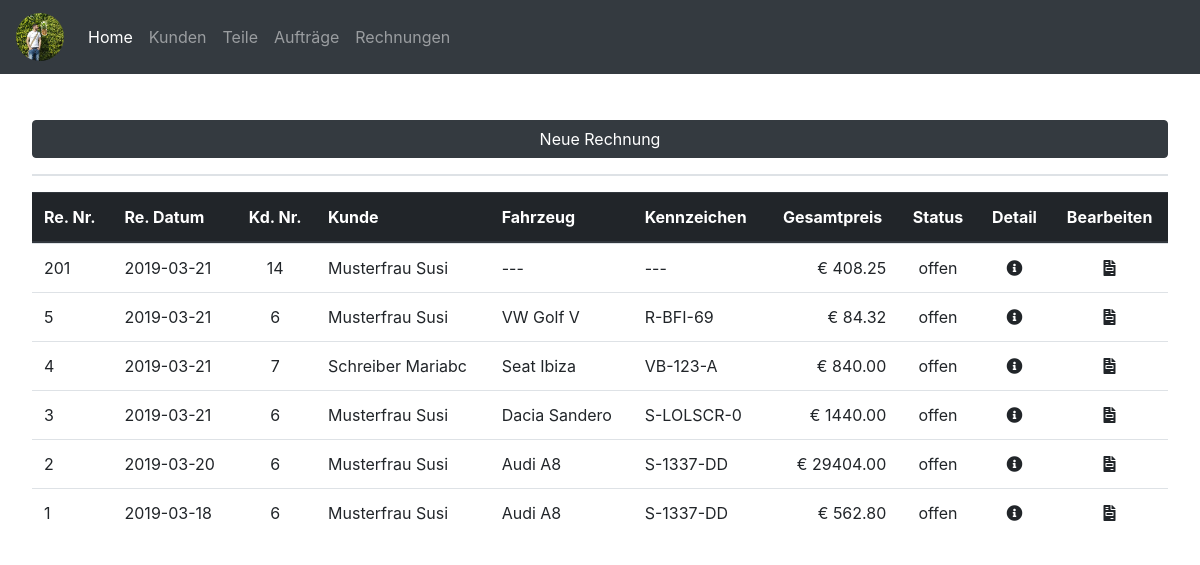
The app's page /invoice.php with its own data.
### tables this page shows
CREATE TABLE `rechnung` (
  `rechnungid` int(11) NOT NULL,
  `repid` int(11) DEFAULT NULL,
  `rechnungsnummer` int(11) NOT NULL,
  `rechnungsdatum` date NOT NULL,
  `kundenid` int(11) NOT NULL,
  `fahrzeugid` int(11) DEFAULT NULL,
  `summe` float DEFAULT NULL,
  `status` varchar(20) DEFAULT NULL
);

CREATE TABLE `kunde` (
  `kundennummer` int(10) NOT NULL,
  `anrede` varchar(15) NOT NULL,
  `titel` varchar(10) NOT NULL,
  `vorname` varchar(20) NOT NULL,
  `nachname` varchar(20) NOT NULL,
  `gebdat` date NOT NULL,
  `strasse` varchar(50) NOT NULL,
  `plz` int(10) NOT NULL,
  `ort` varchar(50) NOT NULL,
  `telefon` varchar(20) NOT NULL,
  `email` varchar(50) NOT NULL,
  `newsletter` tinyint(1) NOT NULL,
  `kommentar` text NOT NULL,
  `kundeseit` date NOT NULL
);

CREATE TABLE `fahrzeug` (
  `fzid` int(11) NOT NULL,
  `kundeid` int(11) NOT NULL,
  `marke` varchar(20) NOT NULL,
  `type` varchar(20) NOT NULL,
  `kennzeichen` varchar(10) NOT NULL,
  `fahrgestellnummer` varchar(30) NOT NULL,
  `nationalcode` varchar(20) NOT NULL,
  `motorkennzeichen` varchar(4) NOT NULL,
  `getriebekennzeichen` varchar(20) NOT NULL,
  `farbe` varchar(20) NOT NULL,
  `treibstoff` varchar(20) NOT NULL,
  `leistung` int(3) NOT NULL,
  `hubraum` int(5) NOT NULL,
  `erstzulassung` date NOT NULL
);

### invoice.php (the view, shortened to what this page needs)
<?php include('connection.php') ?>
<?php include('header.php') ?>
<form action="invoice_new.php" method="post">
<input value="Neue Rechnung" type="submit" class="btn btn-dark btn-new-car mb-3 mb-lg-0" data-toggle="modal" data-target="#invoicenewmodal"/>
<br /><hr />
<table id="invoicetable" class="display table table-hover">
    <thead class="thead-dark">
        <tr>
            <th>Re. Nr.</th>
            <th>Re. Datum</th>
            <th><center>Kd. Nr.</center></th>
            <th>Kunde</th>
            <th>Fahrzeug</th>
            <th>Kennzeichen</th>
            <th><center>Gesamtpreis</center></th>
            <th><center>Status</center></th>
            <th><center>Detail</center></th>
            <th><center>Bearbeiten</center></th>
        </tr>
    </thead>
    <tbody>
    <?php
    $pdo->setAttribute( PDO::ATTR_ERRMODE, PDO::ERRMODE_EXCEPTION );
        $sql = "SELECT  rechnung.rechnungsnummer,
                        rechnung.rechnungsdatum,
                        rechnung.rechnungid,
                        kunde.kundennummer,
                        kunde.nachname,
                        kunde.vorname,
                        fahrzeug.marke,
                        fahrzeug.type,
                        fahrzeug.kennzeichen,
                        rechnung.summe,
                        rechnung.status
                        FROM rechnung
                        LEFT JOIN kunde
                        ON rechnung.kundenid = kunde.kundennummer
                        LEFT JOIN fahrzeug
                        ON rechnung.fahrzeugid = fahrzeug.fzid
                        #LEFT JOIN rechnungdetails
                        #ON rechnung.rechnungsnummer = rechnungdetails.rechnungsnummer
                        ORDER BY rechnung.rechnungsnummer DESC";
        $result = $pdo->query($sql);
        while($row = $result->fetch())
{
    echo "<tr href='invoice_detail.php?rechnungsnummer=" . $row['rechnungsnummer']."'>";
    echo "<td>" . $row["rechnungsnummer"] . "</td>";
    echo "<td>" . $row["rechnungsdatum"] . "</td>";
    echo "<td><center>" . $row["kundennummer"] . "</center></td>";
    echo "<td>" . $row["nachname"] . " ". $row["vorname"] . "</td>";
    if (isset($row['marke'])){
        echo "<td>" . $row["marke"] . " ". $row["type"] . "</td>";
    } else {
        echo "<td>---</td>";
    };
    if (isset($row['kennzeichen'])){
        echo "<td>" . $row["kennzeichen"] . "</td>";
    } else {
        echo "<td>---</td>";
    };
    if ($row['summe'] == 0){
        $sqlforsumme = "SELECT
        rechnungsteile.anzahl,
        teile.preis
        from rechnungsteile
        LEFT JOIN teile
        ON rechnungsteile.teileid = teile.teileid
        WHERE rechnungsteile.rechnungsid = {$row['rechnungid']}
        ";
        $summe = 0;
        foreach ($pdo->query($sqlforsumme) as $row2) {
            $rowsum = $row2['anzahl'] * $row2['preis'];
            $summe = $summe + $rowsum;
        };
        echo "<td class='text-right'>&euro; " . sprintf('%0.2f', $summe) . "</td>";
    } else {
        echo "<td class='text-right'>&euro; " . sprintf('%0.2f', $row['summe']) . "</td>";
    };
    echo "<td><center>" . $row["status"] . "</center></td>";
    echo "<td><a href='invoice_detail.php?rechnungsnummer=".$row['rechnungsnummer']."'><center><i class='fas fa-info-circle'></i></center></a></td>";
    echo "<td><a data-toggle='modal' data-target='#invoiceeditmodal" . $row["rechnungsnummer"] . "' name='id'><center><i class='fas fa-file-invoice'></i></center></a></td>";
    echo "</tr>";
?>
                <div class="modal-content">
                    </form>
            </div>
<?php
}
?>
<?php include('footer.php') ?>

### static/css/main.css (style rules this page uses)
body { margin: 0; padding: 0; }
.fas, .far { color: #212529; }
.btn-new-car { margin-top: 1rem; width: 100%; }
hr { border: 1px solid #dee2e6; }

### records on screen
rechnung: rechnungsnummer "201", rechnungsdatum "2019-03-21", kundenid.kundennummer "14", kundenid.nachname "Musterfrau", kundenid.vorname "Susi", summe "408.25", status "offen"
rechnung: rechnungsnummer "5", rechnungsdatum "2019-03-21", kundenid.kundennummer "6", kundenid.nachname "Musterfrau", kundenid.vorname "Susi", fahrzeugid.marke "VW", fahrzeugid.type "Golf V", fahrzeugid.kennzeichen "R-BFI-69", summe "84.32", status "offen"
rechnung: rechnungsnummer "4", rechnungsdatum "2019-03-21", kundenid.kundennummer "7", kundenid.nachname "Schreiber", kundenid.vorname "Mariabc", fahrzeugid.marke "Seat", fahrzeugid.type "Ibiza", fahrzeugid.kennzeichen "VB-123-A", summe "840.00", status "offen"
rechnung: rechnungsnummer "3", rechnungsdatum "2019-03-21", kundenid.kundennummer "6", kundenid.nachname "Musterfrau", kundenid.vorname "Susi", fahrzeugid.marke "Dacia", fahrzeugid.type "Sandero", fahrzeugid.kennzeichen "S-LOLSCR-0", summe "1440.00", status "offen"
rechnung: rechnungsnummer "2", rechnungsdatum "2019-03-20", kundenid.kundennummer "6", kundenid.nachname "Musterfrau", kundenid.vorname "Susi", fahrzeugid.marke "Audi", fahrzeugid.type "A8", fahrzeugid.kennzeichen "S-1337-DD", summe "29404.00", status "offen"
rechnung: rechnungsnummer "1", rechnungsdatum "2019-03-18", kundenid.kundennummer "6", kundenid.nachname "Musterfrau", kundenid.vorname "Susi", fahrzeugid.marke "Audi", fahrzeugid.type "A8", fahrzeugid.kennzeichen "S-1337-DD", summe "562.80", status "offen"
